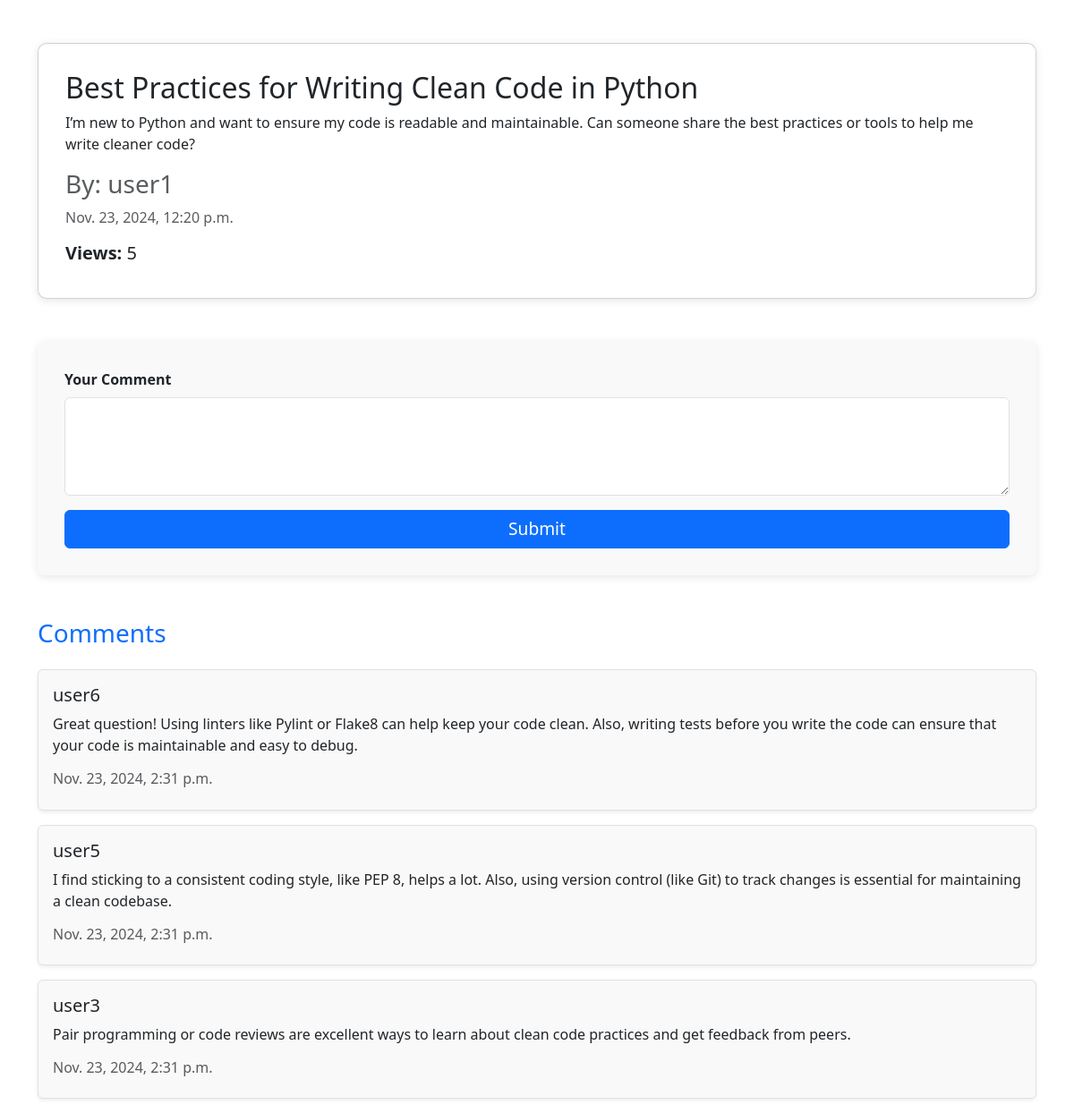
/forum/posts/1/ (signed in), run on the app's committed database.
### forum/models.py (models this page shows, shortened)
class Post(models.Model):
    title = models.CharField(max_length=255)
    text = models.TextField()
    created_at = models.DateTimeField(auto_now_add=True)
    branch = models.ForeignKey(Branch, on_delete=models.CASCADE)
    author = models.ForeignKey(User, on_delete=models.CASCADE)
    views = models.PositiveIntegerField(default=0)

class Comment(models.Model):
    text = models.TextField()
    author = models.ForeignKey(User, on_delete=models.CASCADE)
    post = models.ForeignKey(Post, on_delete=models.CASCADE)
    created_at = models.DateTimeField(auto_now_add=True)

### forum/views.py (the view)
# urls.py: path('posts/<int:post_id>/', views.show_post, name='post')
@login_required
def show_post(request, post_id):
    if request.method == 'POST':
        form = CommentForm(request.POST)
        if form.is_valid():
            comment = form.save(commit=False)
            comment.author = request.user
            comment.post = Post.objects.get(id=post_id)
            comment.save()
            return redirect('post', post_id=post_id)
    else:
        form = CommentForm()
    post = get_object_or_404(Post, id=post_id)
    viewed_posts = request.session.get('viewed_posts', [])
    if post_id not in viewed_posts:
        post.views += 1
        post.save()
        viewed_posts.append(post_id)
        request.session['viewed_posts'] = viewed_posts
    comments = Comment.objects.filter(post=post)
    return render(request, 'forum/show_post.html', {'post': post, 'comments': comments, 'form': form})

### forum/forms.py
class CommentForm(forms.ModelForm):
    class Meta:
        model = Comment
        fields = ['text']

### forum/templates/forum/show_post.html (shortened to what this page needs)
<!DOCTYPE html>
<html lang="en">
<head>
    <link href="https://cdn.jsdelivr.net/npm/bootstrap@5.3.2/dist/css/bootstrap.min.css" rel="stylesheet">
</head>
<body>
    <div class="container mt-5">
        <div id="post" class="mb-5">
            <div class="card post-card mb-4">
                <div class="card-body post-card-body">
                    <h1 class="card-title">{{ post.title }}</h1>
                    <p class="card-text">{{ post.text }}</p>
                    <h3 class="text-muted">By: {{ post.author }}</h3>
                    <p class="text-muted">{{ post.created_at }}</p>
                    <h5><strong>Views:</strong> {{ post.views }}</h5>
                </div>
            </div>
        </div>
        <div class="form-container mb-5">
            <form method="post" action="#">
                <div class="mb-3">
                    <label for="commentText" class="form-label">Your Comment</label>
                    <textarea id="commentText" name="text" class="form-control w-100" rows="4"></textarea>
                </div>
                <button type="submit" class="btn btn-primary">Submit</button>
            </form>
        </div>
        <div id="comments">
            <h3 class="mb-4 text-primary">Comments</h3>
            {% if comments %}
                {% for comment in comments %}
                    <div class="comment mb-3 p-3 border rounded shadow-sm">
                        <h5 class="mb-2 font-weight-bold">{{ comment.author }}</h5>
                        <p>{{ comment.text }}</p>
                        <h6 class="text-muted">{{ comment.created_at }}</h6>
                    </div>
                {% endfor %}
            {% else %}
                <p class="text-muted">No comments yet.</p>
            {% endif %}
        </div>
    </div>
</body>
</html>

### forum/templates/forum/show_post.html (style rules this page uses)
.comment { margin-bottom: 20px; border: 1px solid #ddd; padding: 15px; border-radius: 8px; background-color: #f9f9f9; }
.post-card { box-shadow: 0 2px 10px rgba(0, 0, 0, 0.1); border-radius: 10px; }
.post-card-body { padding: 30px; }
.post-card h1 { font-size: 2rem; }
.form-container { background-color: #f9f9f9; padding: 30px; border-radius: 8px; box-shadow: 0 2px 10px rgba(0, 0, 0, 0.1); }
.form-container .form-label { font-weight: 600; }
.form-container button { width: 100%; font-size: 1.2rem; }

### data on the page
Post: title "Best Practices for Writing Clean Code in Python", text "I’m new to Python and want to ensure my code is readable and maintainable. Can someone share the best practices or tools to help me write cleaner code?", author "user1", created_at "Nov. 23, 2024, 12:20 p.m.", views "5"
Comment: author "user6", text "Great question! Using linters like Pylint or Flake8 can help keep your code clean. Also, writing tests before you write the code can ensure that your code is maintainable and easy to debug.", created_at "Nov. 23, 2024, 2:31 p.m."
Comment: author "user5", text "I find sticking to a consistent coding style, like PEP 8, helps a lot. Also, using version control (like Git) to track changes is essential for maintaining a clean codebase.", created_at "Nov. 23, 2024, 2:31 p.m."
Comment: author "user3", text "Pair programming or code reviews are excellent ways to learn about clean code practices and get feedback from peers.", created_at "Nov. 23, 2024, 2:31 p.m."
